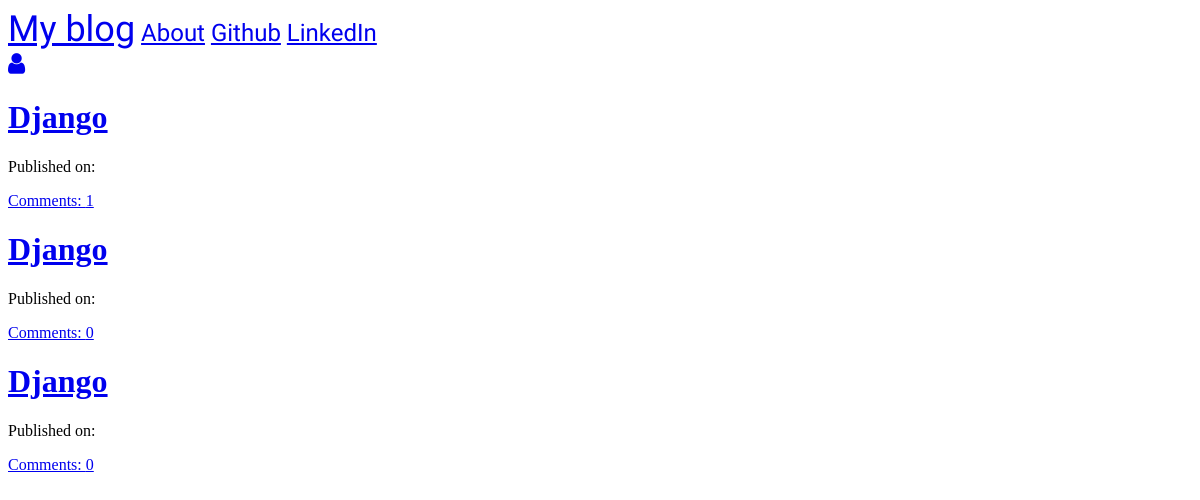
The app's page /, older data.
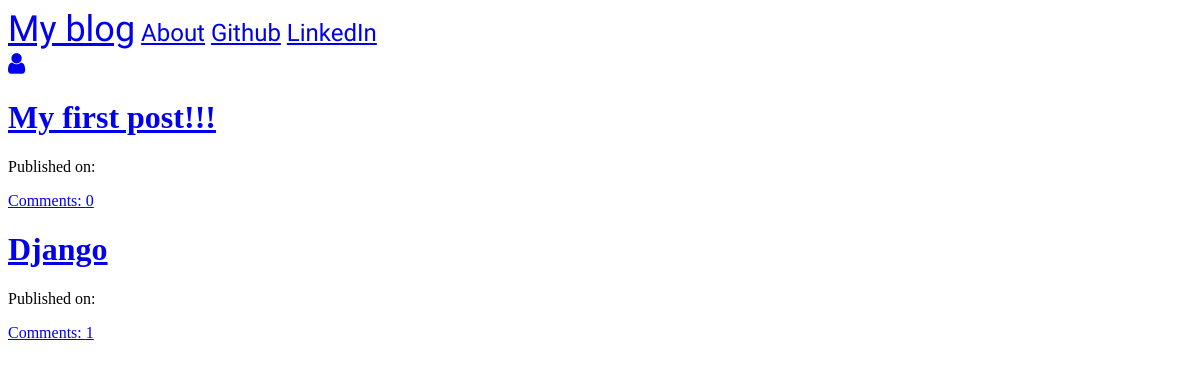
The same page, newer data.
### blog_app/models.py (models this page shows, shortened)
class Post(models.Model):
    author = models.ForeignKey('auth.User', on_delete=models.CASCADE)
    title = models.CharField(max_length=200)
    text = models.TextField()
    created_date = models.DateTimeField(default=timezone.now())
    published_date = models.DateTimeField(blank=True, null=True)
    def approve_comments(self):
        return self.comments.filter(approved_comment=True)

### blog_app/views.py (the view)
# urls.py: url(r'^$', views.PostListView.as_view(), name='post_list'),
class PostListView(ListView):
    model = Post
    def get_queryset(self):
        return Post.objects.filter(published_date__lte=timezone.now()).order_by('-published_date')

### blog_app/templates/blog_app/post_list.html
{% extends "blog_app/base.html" %}
{% block content %}
<div class="centerstage">
    {% for post in post_list %}
        <div class="post">
            <h1><a href="{% url 'post_detail' pk=post.pk %}">{{ post.title}}</a></h1>
            <div class="date">
                <p>Published on: {{post.published|date:"D M Y"}}</p>
            </div>
            <a href="{% url 'post_detail' pk=post.pk %}">Comments: {{ post.approve_comments.count}}</a>
        </div>
    {% endfor %}
</div>
{% endblock %}

### blog_app/templates/blog_app/base.html (shortened to what this page needs)
<!DOCTYPE html>
{% load static %}
<html lang="en">
<head>
        <link href="https://maxcdn.bootstrapcdn.com/font-awesome/4.7.0/css/font-awesome.min.css" rel="stylesheet">
        <link rel="stylesheet" href="//cdn.jsdelivr.net/npm/medium-editor@latest/dist/css/medium-editor.min.css" type="text/css" media="screen" charset="utf-8">
        <link rel="stylesheet" href="{% static 'css/blog.css' %}">
</head>
<body class="loader">
<nav class="navbar navbar-expand-lg bg-light techfont">
    <div class="container">
        <div class="navbar-nav align-items-center">
            <a class="navbar-brand bigbrand" href="{% url 'post_list' %}">My blog</a>
            <a class="nav-item nav-link" href="{% url 'about' %}">About</a>
            <a class="nav-item nav-link" href="https://github.com">Github</a>
            <a class="nav-item nav-link" href="https://www.linkedin.com/feed">LinkedIn</a>
        </div>
       <div class="navbar-nav align-items-center ml-auto">
          {% if user.is_authenticated %}
            <a class="nav-item nav-link" href="{% url 'post_new' %}">New Post</a>
            <a class="nav-item nav-link" href="{% url 'post_draft_list' %}">Drafts</a>
            <a class="nav-item nav-link" href="{% url 'logout' %}">Log out</a>
            <a >Welcome: {{ user.username }}</a>
          {% else %}
            <a class="nav-item nav-link" href="{% url 'login' %}" aria-label="Login">
              <span class="fa fa-user" aria-hidden="true"></span></a>
          {% endif %}
        </div>
    </div>
</nav>
<div class="content container">
    <div class="row">
        <div class="col-md-8">
            <div class="blog_posts">
                {% block content %}
                {% endblock %}
            </div>
        </div>
    </div>
</div>
</body>
</html>

### blog_app/static/css/blog.css (style rules this page uses)
.techfont { font-family: 'Russo One', sans-serif; font-size: 1.5em; margin-bottom: 10px; }
.centerstage { margin-left: auto; margin-right: auto; }
.bigbrand { font-size: 1.5em; }
.loader { filter:hue-rotate(0deg); color: linear-gradient(45deg,#0f8,#08f); animation:hue 5000ms infinite linear; }

Row changes from the older to the newer data that the page shows:
removed Post: title "Django", approve_comments.count "0"
removed Post: title "Django", approve_comments.count "0"
added Post: title "My first post!!!", approve_comments.count "0"
